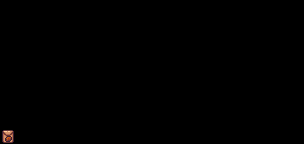

A level layout from a 2D game, rendered from its tile map. Below: a short description, then the map file with its tile-grid data intact:
An orthogonal 19x9 tile map with 16x16 px tiles, 1 tile layer (предметИвентаря), 9 hidden layers not drawn, 6 tilesets.

<map version="1.9" tiledversion="1.9.2" orientation="orthogonal" renderorder="right-down" width="19" height="9" tilewidth="16" tileheight="16" infinite="0" nextlayerid="19" nextobjectid="1">
 <tileset firstgid="1" source="Tiny Wonder Farm Free/UI books &amp; more.tsx" />
 <tileset firstgid="1561" source="Tiny Wonder Farm Free/Time &amp; weather.tsx" />
 <tileset firstgid="1981" source="Tiny Wonder Farm Free/icons16x16.tsx" />
 <tileset firstgid="2093" source="Tiny Wonder Farm Free/Food.tsx" />
 <tileset firstgid="2157" source="Tiny Wonder Farm Free/items free.tsx" />
 <tileset firstgid="2172" source="Tiny Wonder Farm Free/Houses.tsx" />
 <layer id="1" name="ФонДенег" width="19" height="9" visible="0">
  <data encoding="csv">
903,851,904,0,0,0,0,0,0,0,0,0,0,0,0,0,0,0,0,
0,0,0,0,0,0,0,0,0,0,0,0,0,0,0,0,0,0,0,
0,0,0,0,0,0,0,0,0,0,0,0,0,0,0,0,0,0,0,
0,0,0,0,0,0,0,0,0,0,0,0,0,0,0,0,0,0,0,
0,0,0,0,0,0,0,0,0,0,0,0,0,0,0,0,0,0,0,
0,0,0,0,0,0,0,0,0,0,0,0,0,0,0,0,0,0,0,
0,0,0,0,0,0,0,0,0,0,0,0,0,0,0,0,0,0,0,
0,0,0,0,0,0,0,0,0,0,0,0,0,0,0,0,0,0,0,
0,0,0,0,0,0,0,0,0,0,0,0,0,0,0,0,0,0,0
</data>
 </layer>
 <layer id="2" name="Деньги" width="19" height="9" visible="0">
  <data encoding="csv">
718,0,0,0,0,0,0,0,0,0,0,0,0,0,0,0,0,0,0,
0,0,0,0,0,0,0,0,0,0,0,0,0,0,0,0,0,0,0,
0,0,0,0,0,0,0,0,0,0,0,0,0,0,0,0,0,0,0,
0,0,0,0,0,0,0,0,0,0,0,0,0,0,0,0,0,0,0,
0,0,0,0,0,0,0,0,0,0,0,0,0,0,0,0,0,0,0,
0,0,0,0,0,0,0,0,0,0,0,0,0,0,0,0,0,0,0,
0,0,0,0,0,0,0,0,0,0,0,0,0,0,0,0,0,0,0,
0,0,0,0,0,0,0,0,0,0,0,0,0,0,0,0,0,0,0,
0,0,0,0,0,0,0,0,0,0,0,0,0,0,0,0,0,0,0
</data>
 </layer>
 <layer id="3" name="ВремяСуток" width="19" height="9" visible="0">
  <data encoding="csv">
0,0,0,0,0,0,0,0,0,0,0,0,0,0,0,0,1719,1720,1721,
0,0,0,0,0,0,0,0,0,0,0,0,0,0,0,0,1740,1741,1742,
0,0,0,0,0,0,0,0,0,0,0,0,0,0,0,0,0,0,0,
0,0,0,0,0,0,0,0,0,0,0,0,0,0,0,0,0,0,0,
0,0,0,0,0,0,0,0,0,0,0,0,0,0,0,0,0,0,0,
0,0,0,0,0,0,0,0,0,0,0,0,0,0,0,0,0,0,0,
0,0,0,0,0,0,0,0,0,0,0,0,0,0,0,0,0,0,0,
0,0,0,0,0,0,0,0,0,0,0,0,0,0,0,0,0,0,0,
0,0,0,0,0,0,0,0,0,0,0,0,0,0,0,0,0,0,0
</data>
 </layer>
 <layer id="5" name="Рамка" width="19" height="9" visible="0">
  <data encoding="csv">
0,0,0,0,0,0,0,0,0,0,0,0,0,0,0,0,1596,1597,1598,
0,0,0,0,0,0,0,0,0,0,0,0,0,0,0,0,1638,1639,1640,
0,0,0,0,0,0,0,0,0,0,0,0,0,0,0,0,0,0,0,
0,0,0,0,0,0,0,0,0,0,0,0,0,0,0,0,0,0,0,
0,0,0,0,0,0,0,0,0,0,0,0,0,0,0,0,0,0,0,
0,0,0,0,0,0,0,0,0,0,0,0,0,0,0,0,0,0,0,
0,0,0,0,0,0,0,0,0,0,0,0,0,0,0,0,0,0,0,
0,0,0,0,0,0,0,0,0,0,0,0,0,0,0,0,0,0,0,
0,0,0,0,0,0,0,0,0,0,0,0,0,0,0,0,0,0,0
</data>
 </layer>
 <layer id="4" name="ФонВремени" width="19" height="9" visible="0">
  <data encoding="csv">
0,0,0,0,0,0,0,0,0,0,0,0,0,0,0,0,1111,851,1112,
0,0,0,0,0,0,0,0,0,0,0,0,0,0,0,1616,0,0,0,
0,0,0,0,0,0,0,0,0,0,0,0,0,0,0,0,0,0,0,
0,0,0,0,0,0,0,0,0,0,0,0,0,0,0,0,0,0,0,
0,0,0,0,0,0,0,0,0,0,0,0,0,0,0,0,0,0,0,
0,0,0,0,0,0,0,0,0,0,0,0,0,0,0,0,0,0,0,
0,0,0,0,0,0,0,0,0,0,0,0,0,0,0,0,0,0,0,
0,0,0,0,0,0,0,0,0,0,0,0,0,0,0,0,0,0,0,
0,0,0,0,0,0,0,0,0,0,0,0,0,0,0,0,0,0,0
</data>
 </layer>
 <layer id="6" name="Инвентарь" width="19" height="9" visible="0">
  <data encoding="csv">
0,0,0,0,0,0,0,0,0,0,0,0,0,0,0,0,0,0,0,
0,0,0,0,0,0,0,0,0,0,0,0,0,0,0,0,0,0,0,
0,0,0,0,0,0,0,0,0,0,0,0,0,0,0,0,0,0,0,
0,0,0,0,0,0,0,0,0,0,0,0,0,0,0,0,0,0,0,
0,0,0,0,0,0,0,0,0,0,0,0,0,0,0,0,0,0,0,
0,0,0,0,0,0,0,0,0,0,0,0,0,0,0,0,0,0,0,
0,0,0,0,0,0,0,0,0,0,0,0,0,0,0,0,0,0,0,
0,0,0,0,0,0,0,0,0,0,0,0,0,0,0,0,0,0,0,
0,0,0,0,0,0,903,851,851,851,851,851,904,0,0,0,0,0,0
</data>
 </layer>
 <layer id="12" name="Выделение" width="19" height="9" visible="0">
  <data encoding="csv">
0,0,0,0,0,0,0,0,0,0,0,0,0,0,0,0,0,0,0,
0,0,0,0,0,0,0,0,0,0,0,0,0,0,0,0,0,0,0,
0,0,0,0,0,0,0,0,0,0,0,0,0,0,0,0,0,0,0,
0,0,0,0,0,0,0,0,0,0,0,0,0,0,0,0,0,0,0,
0,0,0,0,0,0,0,0,0,0,0,0,0,0,0,0,0,0,0,
0,0,0,0,0,0,0,0,0,0,0,0,0,0,0,0,0,0,0,
0,0,0,0,0,0,0,0,0,0,0,0,0,0,0,0,0,0,0,
0,0,0,0,0,0,0,0,0,0,0,0,0,0,0,0,0,0,0,
838,0,0,0,0,0,0,0,0,0,0,0,0,0,0,0,0,0,0
</data>
 </layer>
 <layer id="13" name="ВыделениеСлева" width="19" height="9" visible="0">
  <data encoding="csv">
0,0,0,0,0,0,0,0,0,0,0,0,0,0,0,0,0,0,0,
0,0,0,0,0,0,0,0,0,0,0,0,0,0,0,0,0,0,0,
0,0,0,0,0,0,0,0,0,0,0,0,0,0,0,0,0,0,0,
0,0,0,0,0,0,0,0,0,0,0,0,0,0,0,0,0,0,0,
0,0,0,0,0,0,0,0,0,0,0,0,0,0,0,0,0,0,0,
0,0,0,0,0,0,0,0,0,0,0,0,0,0,0,0,0,0,0,
0,0,0,0,0,0,0,0,0,0,0,0,0,0,0,0,0,0,0,
0,0,0,0,0,0,0,0,0,0,0,0,0,0,0,0,0,0,0,
890,0,0,0,0,0,0,0,0,0,0,0,0,0,0,0,0,0,0
</data>
 </layer>
 <layer id="14" name="ВыделениеСправа" width="19" height="9" visible="0">
  <data encoding="csv">
0,0,0,0,0,0,0,0,0,0,0,0,0,0,0,0,0,0,0,
0,0,0,0,0,0,0,0,0,0,0,0,0,0,0,0,0,0,0,
0,0,0,0,0,0,0,0,0,0,0,0,0,0,0,0,0,0,0,
0,0,0,0,0,0,0,0,0,0,0,0,0,0,0,0,0,0,0,
0,0,0,0,0,0,0,0,0,0,0,0,0,0,0,0,0,0,0,
0,0,0,0,0,0,0,0,0,0,0,0,0,0,0,0,0,0,0,
0,0,0,0,0,0,0,0,0,0,0,0,0,0,0,0,0,0,0,
0,0,0,0,0,0,0,0,0,0,0,0,0,0,0,0,0,0,0,
891,0,0,0,0,0,0,0,0,0,0,0,0,0,0,0,0,0,0
</data>
 </layer>
 <layer id="17" name="предметИвентаря" width="19" height="9">
  <data encoding="csv">
0,0,0,0,0,0,0,0,0,0,0,0,0,0,0,0,0,0,0,
0,0,0,0,0,0,0,0,0,0,0,0,0,0,0,0,0,0,0,
0,0,0,0,0,0,0,0,0,0,0,0,0,0,0,0,0,0,0,
0,0,0,0,0,0,0,0,0,0,0,0,0,0,0,0,0,0,0,
0,0,0,0,0,0,0,0,0,0,0,0,0,0,0,0,0,0,0,
0,0,0,0,0,0,0,0,0,0,0,0,0,0,0,0,0,0,0,
0,0,0,0,0,0,0,0,0,0,0,0,0,0,0,0,0,0,0,
0,0,0,0,0,0,0,0,0,0,0,0,0,0,0,0,0,0,0,
2163,0,0,0,0,0,0,0,0,0,0,0,0,0,0,0,0,0,0
</data>
 </layer>
</map>
